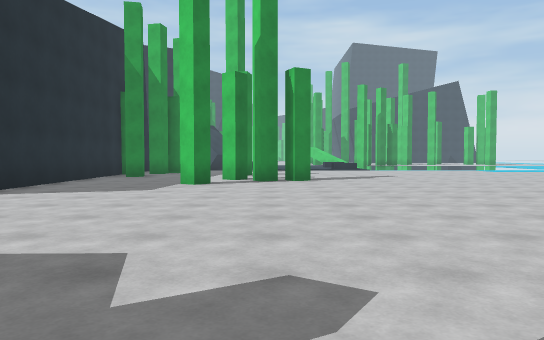
View 1 (above)

24 first-person views from a walk through a Unity game level. The camera is 1.3 m above the floor, tilts 2° down and sees 70° across. The floor is counted in squares, 2 m on a side. Each view is taken from the middle of a square. On the plan, view 1 faces up. The plan holds only what a view shows up to about 11 squares ahead; the rest is blank. The place goes on beyond the plan. The player is left out. Surface patterns are stand-ins for the level's own textures.

View 2
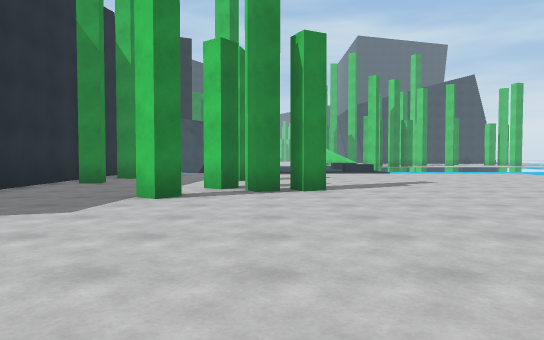

View 3
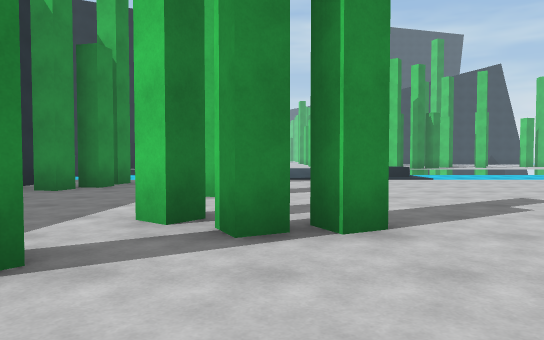

View 4
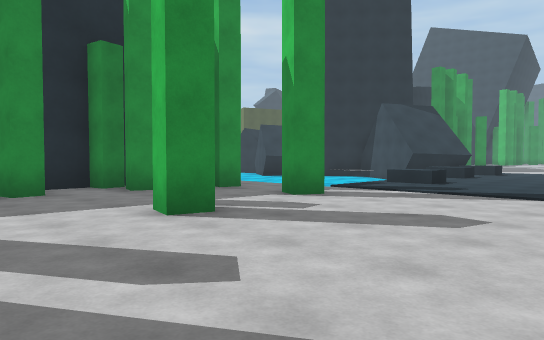

View 5
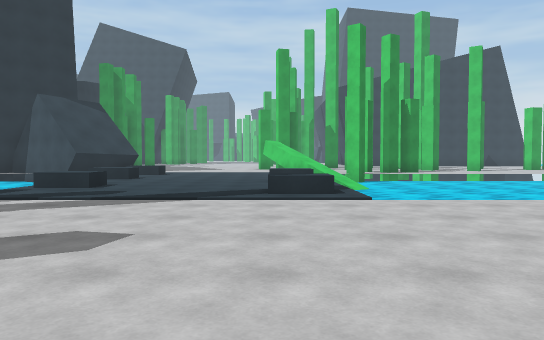

View 6
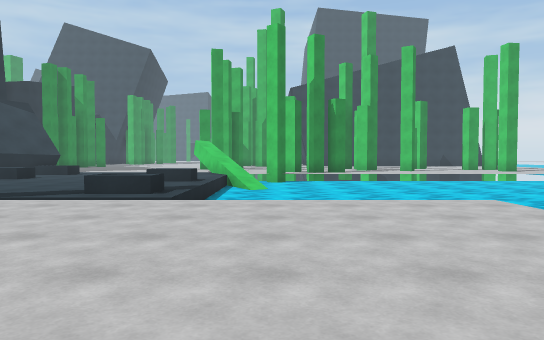

View 7
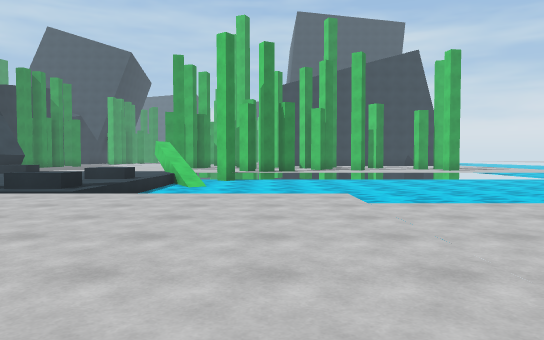

View 8
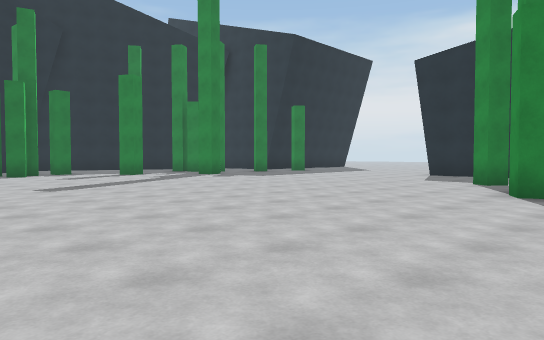

View 9
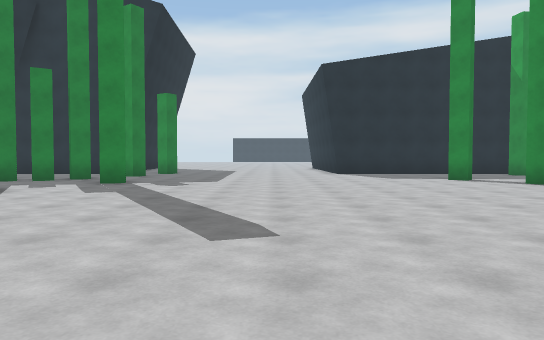

View 10
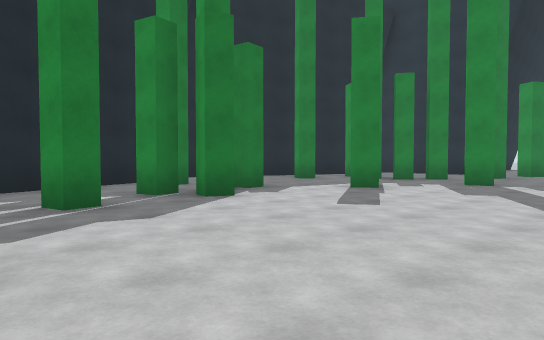

View 11
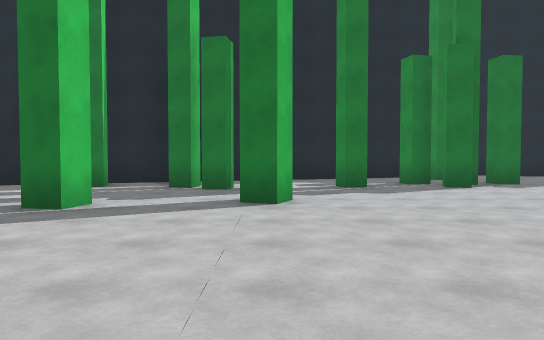

View 12
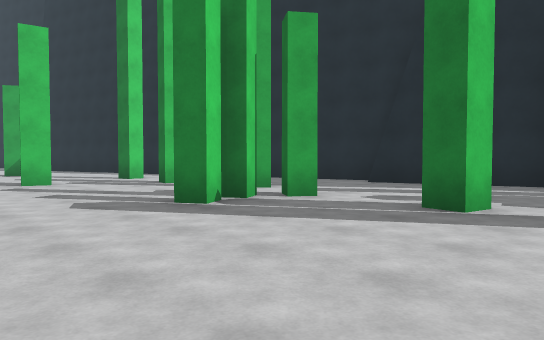

View 13
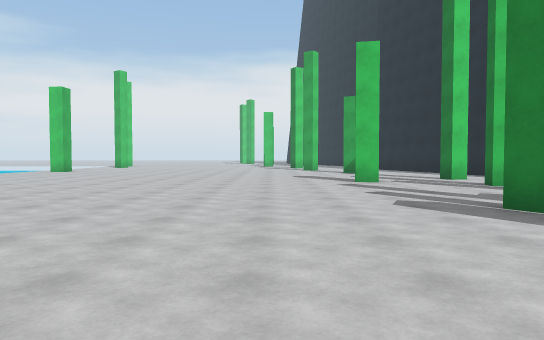

View 14
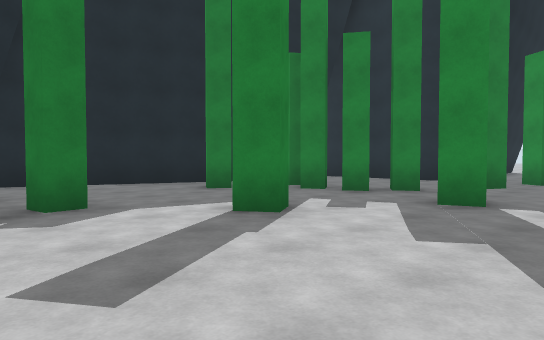

View 15
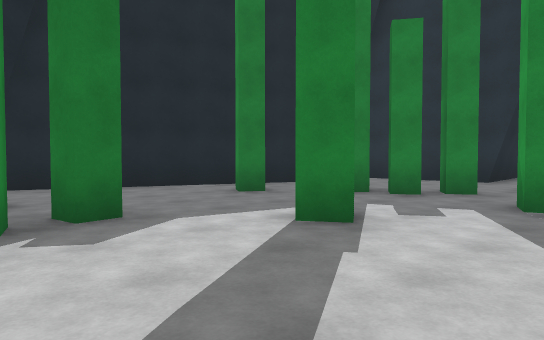

View 16
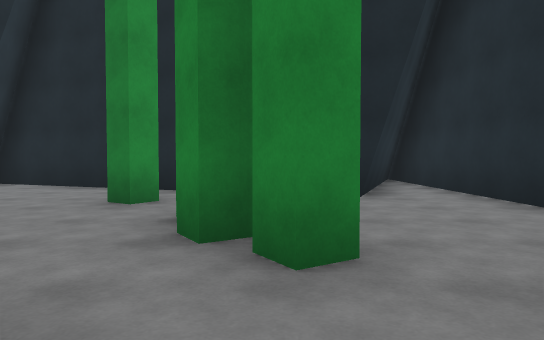

View 17
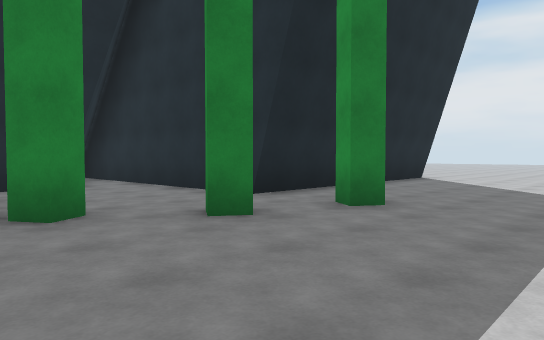

View 18
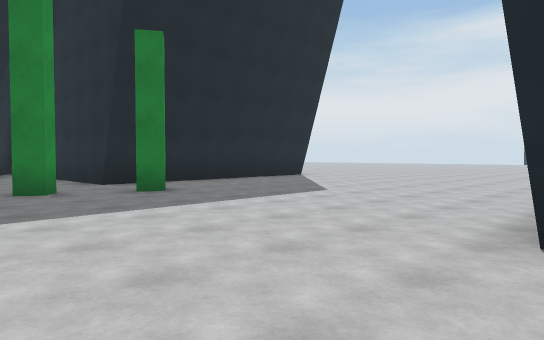

View 19
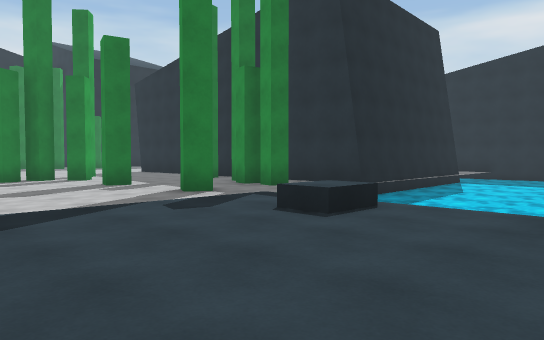

View 20
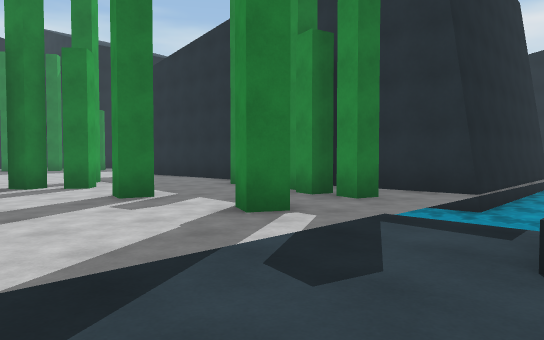

View 21
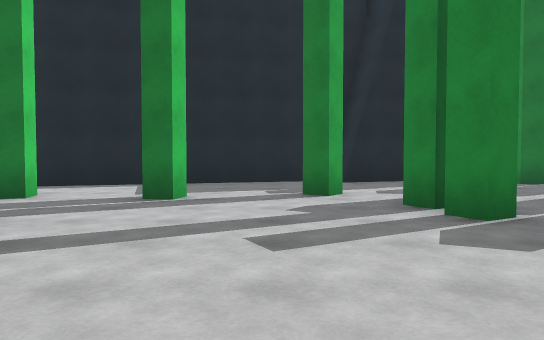

View 22
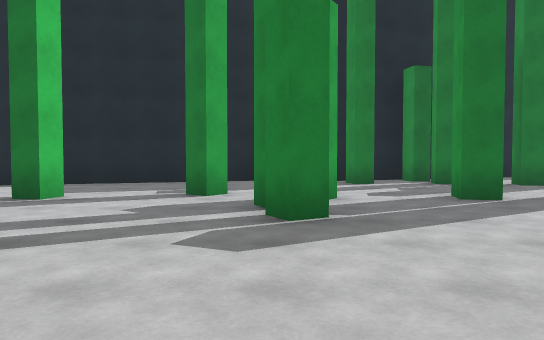

View 23
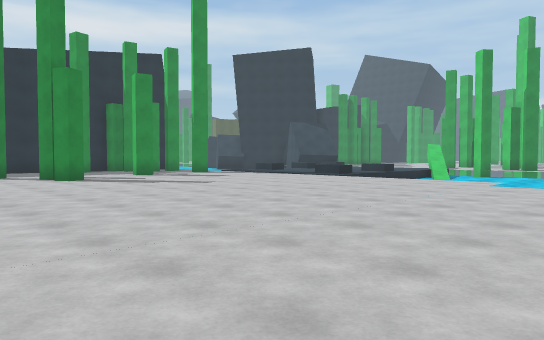

View 24
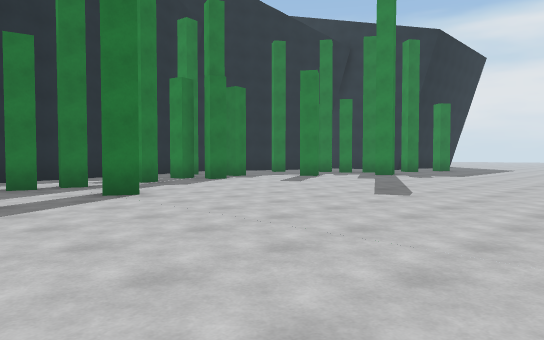

### Floor plan
Key: @ floor where view 1 was taken; # wall or solid block; . floor; ≈ water the walk keeps out of; B block.
Columns run from 8 left of view 1 to 21 right of it. Each row starts with its distance up from view 1.
 23       BB.....≈≈≈≈≈≈≈≈≈
 22    ≈  B....BB≈≈≈≈≈≈≈≈≈≈≈
 21 ≈≈≈≈  ≈......≈≈≈≈≈≈≈≈≈≈≈
 20 ≈≈≈≈  BB.....     ≈≈≈≈≈
 19 ≈≈≈≈≈ ≈....BB     ≈≈≈≈≈
 18 ###≈≈≈≈......≈≈≈≈≈
 17 ###...............
 16   #.#...............
 15   #.#...............
 14   ###..#............
 13   #.................        ..
 12   #.................      ....
 11   #....###..........     .....
 10   #..................  .......
  9   #...#.............. ........
  8   #...........................
  7   #...........................
  6 ..............................
  5 ..............................
  4 ............................#.
  3 .......................#......
  2 .......................#......
  1 ....................#.#....#.#
  0 ..#....#@........#......#.....
 -1 ..............................
 -2 ###...##.......#.###.#......##
 -3   #....#.....#.....#..##.####
 -4   #...#............#######
 -5   #.....#...#...###
 -6   #.####.....####
 -7   #.#  ###.. #
 -8   ###    #####
 -9    #
-10    #

Positions as (right, up) in squares from view 1, and headings:
1: (0, 0), facing up
2: (0, 3), facing up
3: (0, 7), facing up
4: (3, 11), facing up-left
5: (3, 12), facing up
6: (6, 12), facing up
7: (8, 11), facing up
8: (8, 12), facing down-left
9: (9, 4), facing left
10: (9, 3), facing down-left
11: (9, 6), facing down
12: (10, 6), facing down-right
13: (10, 6), facing right
14: (5, 2), facing down-left
15: (5, 1), facing down-left
16: (-2, 1), facing down
17: (-1, 3), facing down-left
18: (-2, 7), facing down-left
19: (3, 23), facing down-left
20: (2, 20), facing down-left
21: (17, 7), facing down
22: (15, 7), facing down
23: (12, 7), facing up-left
24: (12, 7), facing down-left
